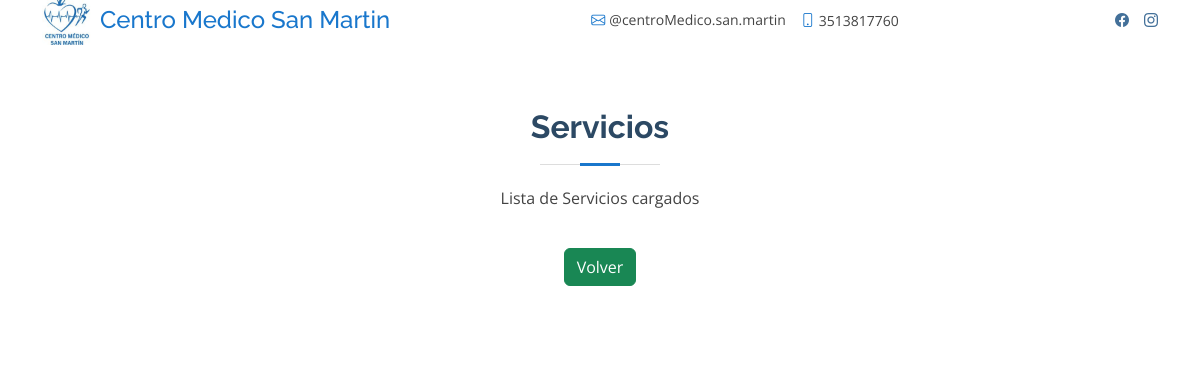
/servicios/servicios/, run on an earlier commit of the app's database.
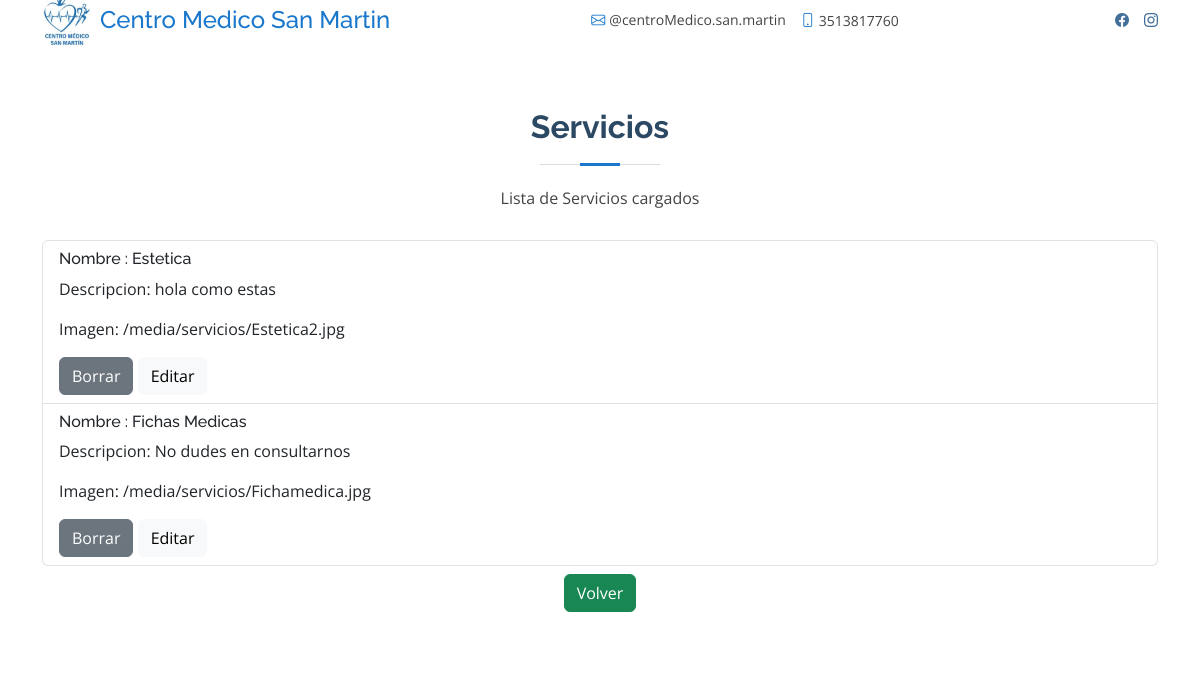
And on a later commit of the database.
### servicios/models.py (models this page shows, shortened)
class Servicios(models.Model):
    nombre = models.CharField(max_length=50)
    descripcion = models.CharField(max_length=250)
    imagen = models.ImageField(upload_to='servicios', null=True, blank=True)

### servicios/views.py (the view)
# urls.py: path('servicios/',ServiciosListView.as_view(),name="list" ),
class ServiciosListView(ListView):
    model = Servicios
    template_name = 'servicios/servicios.html'
    context_object_name = 'servicios'

### servicios/templates/servicios/servicios.html (shortened to what this page needs)
{% extends 'core/base.html' %}
{% block content %}
<section id="doctors" class="doctors">
  <div class="container">
    <div class="section-title">
      <h2>Servicios</h2>
      <p>Lista de Servicios cargados</p>
    </div>
    <ul class="list-group">
      {% for servicio in servicios %}
        <li class="list-group-item border-bottom text-sm">
          <div class="d-flex align-items-start justify-content-between">
            <div class="member-info">
              <h6>Nombre : {{ servicio.nombre }} </h6>
              <p>Descripcion:
                {{ servicio.descripcion }}
              </p>
              <p>Imagen: {{ servicio.imagen.url }}</p>
              <div class="mt-3 ms-auto">
                <a href="{% url "servicios:delete" pk=servicio.pk %}" class="btn btn-secondary">Borrar</a>
                <a href="{% url "servicios:update" pk=servicio.pk %}" class="btn btn-light">Editar</a>
              </div>
            </div>
          </div>
        </li>
      {% endfor %}
    </ul>
  </div>
  <div class="d-flex justify-content-center align-items-center mt-2">
    <a href="{% url 'core:IndexAdmin' %}" class="btn btn-success">Volver</a>
</div>
</section>
{% endblock %}

What changed in the data, as far as the page shows it:
added Servicios: nombre "Estetica", descripcion "hola como estas", imagen "/media/servicios/Estetica2.jpg"
added Servicios: nombre "Fichas Medicas", descripcion "No dudes en consultarnos", imagen "/media/servicios/Fichamedica.jpg"
